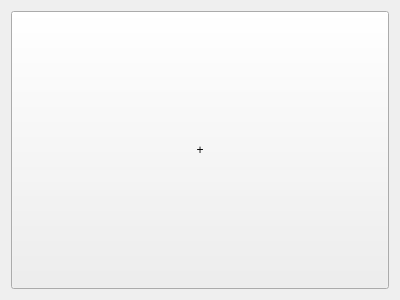
<?xml version="1.0" encoding="UTF-8"?>
<ui version="4.0">
 <class>AddCard</class>
 <widget class="QWidget" name="AddCard">
  <property name="geometry">
   <rect>
    <x>0</x>
    <y>0</y>
    <width>400</width>
    <height>300</height>
   </rect>
  </property>
  <property name="sizePolicy">
   <sizepolicy hsizetype="Preferred" vsizetype="Preferred">
    <horstretch>0</horstretch>
    <verstretch>0</verstretch>
   </sizepolicy>
  </property>
  <property name="windowTitle">
   <string>Form</string>
  </property>
  <layout class="QGridLayout" name="gridLayout">
   <item row="0" column="0">
    <widget class="QPushButton" name="pushButton">
     <property name="sizePolicy">
      <sizepolicy hsizetype="Minimum" vsizetype="Preferred">
       <horstretch>0</horstretch>
       <verstretch>0</verstretch>
      </sizepolicy>
     </property>
     <property name="text">
      <string>+</string>
     </property>
    </widget>
   </item>
  </layout>
 </widget>
 <resources/>
 <connections/>
</ui>
